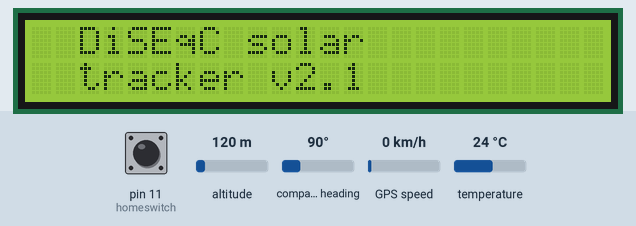
Simulated run of this program. Board: Arduino Uno, built with avr-gcc and run on an emulated ATmega328P. Shown: 24×2 character LCD. Inputs (shaded band) come from the test bench; at power-on: pin 11 (homeswitch) HIGH, altitude 120 m, compass heading 90°, GPS speed 0 km/h, temperature 24 °C. The GPS gets a fix after 3 s at 37.7749, -122.4194 with 8 satellites.

Above: at 0.1 s.
At 9.7 s:
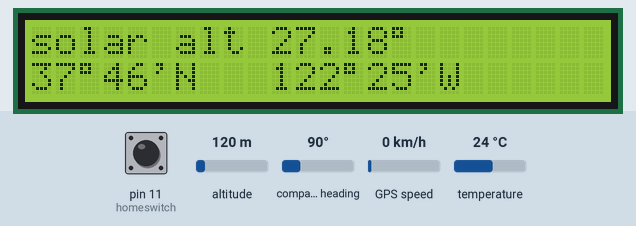

The program:

main.cpp
```cpp
// e_callisto_drive uses an arduino to control a DiSEqC 1.2 satellite motor to
// an antenna can track the Sun in right ascension.
// The arduino calculates the position of the Sun and sends tone controls to
// the drive via pin 8.  Extrernal electronics are required to inject the tone
// signals onto the drive power lines.
//
// Single precision limits the angular precision. A comparison with the JPL Horizons
// system show discrete errors of up to 1 minute in hour angle without the lookup tables.
// With the tables the errors are less (not checcked how much less!)
//
// 22 kHz signal should be set to 650 mV p-p
// see http://www.eutelsat.com/satellites/pdf/Diseqc/Reference%20docs/bus_spec.pdf
// and http://www.eutelsat.com/satellites/pdf/Diseqc/associated%20docs/position_app_note_v1.pdf
// but note these are incomplete.
//
// Set the time at the serial console (9600 baud) with the format "yyyy mm dd hh mm ss".
//
// Graham Woan 13/10/2012
// still to do:
// display sidereal time
//
// ###########
//
// Peter BUijsse 25/05/2025
//  usage: move a beeswax melter to follow the sun
//  added serial display instead of I2C
//  tlookup to unsigned long as long cannot hold the last number
//  changed from millis interrupt to just millis,
//    reading the gps data every second
//    update the lcd every 10 seconds
//    moving the drive every 10 min
//  don't move drive when it is already at its limits
//  ADAFruit build error fix
//    https://community.platformio.org/t/adafruit-gps-library-cannot-compile-because-softwareserial-is-missing/18703/7
//    line 60 en 62 are changed

// PinType, LCD 2x24
// GND      1               GND
// 5V       2               5V
// VO       3               wiper of 10K POT (Pin 1 to VDD, Pin 3 to GND) voltage should be 0,5V to display values
// RS       4               A5 / D19
// R/W      5               GND
// E        6               A4 / D18
// D4       11              D4
// D5       12              D17
// D6       13              D7
// D7       14              D8
// D0-D3 are NC, 4 bit mode

#include <Arduino.h>
#include <TimeLib.h>
#include <math.h>
#include  <util/parity.h>
#include <Wire.h>
#include <hd44780.h>
#include <hd44780ioClass/hd44780_pinIO.h> // Arduino pin i/o class header
#include <Adafruit_GPS.h>
#include <SoftwareSerial.h>
#include <DallasTemperature.h>

//long time_offset = 619315200; // set to zero if there is no bug but 1024 weeks (in seconds) if there is
#define ONE_WIRE_BUS 10
OneWire oneWire(ONE_WIRE_BUS);

// Pass our oneWire reference to Dallas Temperature.
DallasTemperature sensors(&oneWire);
DeviceAddress insideThermometer = { 0x28, 0x3C, 0x6A, 0x09, 0x0, 0x0, 0x0, 0xB1 };

//Init LCD
const int rs=2, en=3, db4=4, db5=5, db6=6, db7=7;
hd44780_pinIO lcd(rs, en, db4, db5, db6, db7);

SoftwareSerial mySerial(12, 13); // from the GPS module, green to 6, white to 4 // RX, TX
Adafruit_GPS GPS(&mySerial);

// Set GPSECHO to 'false' to turn off echoing the GPS data to the Serial console
// Set to 'true' if you want to debug and listen to the raw GPS sentences.
#define GPSECHO  false

float longitude = -4.30722; // default telescope longitude, degrees, E positive
float latitude = 55.90222; // default telescope latitude, degrees north


float alat;
int datapin = 8;// the pin on which the arduino generates the tone
int homeswitch = 11; // switch pin to force motor in South position
int switchstate = LOW;  // variable for reading the switch status
int reverseMotor = 1; // used when the DiSEqC is mounted upside down, 0 = normal, 1 = upside down
                      // reverses the agle it goes to
float tempCnew;     // store current temp from sensor

long t;
float d0,d,L,g,X,Y,RA,delta,lambda,epsilon,GMST,LST,hh,altitude, temp;
float ohh = 1000.0;
float dtor = 0.01745329251;
String readString="";
int yr,mth,dy,h,m,s;
unsigned int epoch=1;

uint32_t currentMillis;  // used to create a 10 sec delay for reading the GPS
uint32_t previousMillis = millis();  // we dont need the time every millisecond
uint32_t waitTime = 9500; // 9.5 second reference for reading the time
//uint32_t SecondMillis = millis();   // read the GPS once per seconds
int driveDelay = 0;     // delay the movement of the drive

char displayline[16];

//values of offsets every 600 days for 25*600 days from J2000.0 (ie about 41 years)
// this reduces the effects of single precision arithmetic to an error of just a few seconds
const unsigned long tlookup[] = {
 946728000,  998568000, 1050408000, 1102248000, 1154088000,
1205928000, 1257768000, 1309608000, 1361448000, 1413288000,
1465128000, 1516968000, 1568808000, 1620648000, 1672488000,
1724328000, 1776168000, 1828008000, 1879848000, 1931688000,
1983528000, 2035368000, 2087208000, 2139048000, 2190888000
};
const float Llookup[] = {
280.461, 151.849, 23.238, 254.626, 126.015,
357.403, 228.792, 100.180, 331.569, 202.957,
74.345, 305.734, 177.122, 48.511, 279.899,
151.288, 22.676, 254.064, 125.453, 356.841,
228.230, 99.618, 331.007, 202.395, 73.784
};
const float glookup[] = {
357.528, 228.888, 100.248, 331.609, 202.969,
74.329, 305.689, 177.049, 48.409, 279.770,
151.130, 22.490, 253.850, 125.210, 356.571,
227.931, 99.291, 330.651, 202.011, 73.371,
304.732, 176.092, 47.452, 278.812, 150.172
};
const float stlookup[] = {
280.461000, 151.849422, 23.237844, 254.626266, 126.014688,
357.403110, 228.791532, 100.179954, 331.568376, 202.956798,
74.345220, 305.733642, 177.122064, 48.510486, 279.898908,
151.287330, 22.675752, 254.064174, 125.452596, 356.841018,
228.229440, 99.617862, 331.006284, 202.394706, 73.783128
};

//////////////////////////////////////////////////////////////////////////////


void setup() {
  pinMode(datapin,OUTPUT); // tone output
  pinMode(homeswitch, INPUT_PULLUP); //pin for switch

//start gps setup
  lcd.begin (24,2);

  lcd.clear();
  lcd.print("  DiSEqC solar  ");
  lcd.setCursor (0,1);
  lcd.print("  tracker v2.1  ");

 // Serial.begin(19200);
  GPS.begin(9600);
  GPS.sendCommand(PMTK_SET_NMEA_OUTPUT_RMCONLY);
  GPS.sendCommand(PMTK_SET_NMEA_UPDATE_1HZ);

  // give the hardware time to settle
  delay(2000);
  lcd.clear();

  sensors.begin();
  sensors.setWaitForConversion(false);
  sensors.requestTemperatures();
} // end setup


float readTemperature(DeviceAddress sensorID)
{

  // method 2 - faster
  float tempC =  sensors.getTempC(sensorID);
  //float tempC =  sensors.getTempCByIndex(sensorID);
  if (tempC == DEVICE_DISCONNECTED_C)
  {

    tempC = 0.00;
    //Serial.println("Error: Could not read temperature data");
    //Serial.print("sensorID:");
    //Serial.println(sensorID);
    //Serial.print("Temp C: ");
    //Serial.println(tempC);


  }

  return tempC;
}

/////////////////////////////////////////////////////////////////////////////
float reduce(float x) { //reduce and angle to the range (0,360)
  while (x>360.0) {
    x = x-360.0;
  }
  while (x<0.0) {
    x = x+360.0;
  }
  return(x);
}
/////////////////////////////////////////////////////////////////////////////

///////////
void write0(){                      // write a '0' bit toneburst
  for (int i=1; i<=22; i++){         // 1 ms of 22 kHz (22 cycles)
    digitalWrite(datapin,HIGH);
    delayMicroseconds(16);
    digitalWrite(datapin,LOW);
    delayMicroseconds(17);
  }
  delayMicroseconds(500);             // 0.5 ms of silence
}
///////////
void write1(){                      // write a '1' bit toneburst
  for (int i=1; i<=11; i++){         // 0.5 ms of 22 kHz (11 cycles)
    digitalWrite(datapin,HIGH);
    delayMicroseconds(16);
    digitalWrite(datapin,LOW);
    delayMicroseconds(17);
  }
  delayMicroseconds(1000);            // 1 ms of silence
}
//////////
// write the parity of a byte (as a toneburst)
// note parity_even_bit(B1101101) returns 1 (odd parity)
//      parity_even_bit(B1101001) returns 0 (even parity)
void write_parity(byte x){
  if (parity_even_bit(x)) write0(); else write1();
}
//////////////////
// write out a byte (as a toneburst)
// high bit first (ie as if reading from the left)
void write_byte(byte x){
  for (int j=7; j>=0; j--){
    if (x & (1<<j)) write1(); else write0();
  }
}
////////////////
// write out a byte with parity attached (as a toneburst)
void write_byte_with_parity(byte x){
  write_byte(x);
  write_parity(x);
}
//////////////////////////////////////////////////////////////
// goto position angle a in degrees, south = 0.
// (a must be in the range +/- 75 degrees)
void goto_angle(float a){
  /*
  Note the diseqc "goto x.x" command is not well documented.
  The decription in http://www.eutelsat.com/satellites/4_5_5.html
  is for 'terrestrial positioners' rather than satellite positioners
  Which drives use the terrestial command set and which use the satellite
  set is not clear, but various web resources, including
  http://www.techwatch.co.uk/forums/14112-raw-diseqc-1-2-commands-a-rough-guide.html
  indicate the following is right for the satellite set:
  */
  //float fa16;
  byte n1,n2,d1,d2;
  int a16;

  // get the angle in range +/- 75 degrees.  Sit at these limits and switch
  // over at ~ midnight unless otherwise instructed.

  if (a <-75.0) {
    a=-75;
  }
  if (a > 75.0) {
    a= 75;
  }

  // check if we need to revese the agle
  if (reverseMotor)
  {
    // reverse the angle
    a = -a;

  }

  // set the sign nibble in n1 to E (east) or D (west).
  if (a<0) { n1=0xE0;} else {n1=0xD0;}
  // shift everything up so the fraction (1/16) nibble is in the
  //integer, and round to the nearest integer:
  a16 =  (int) (16.0*abs(a)+0.5);
  // n2 is the top nibble of the three-nibble number a16:
  n2 = (a16 & 0xF00)>>8;
  // the second data byte is the bottom two nibbles:
  d2 = a16 & 0xFF;
  //the first data byte is
  d1 = n1 | n2;
  // send the command to the positioner
  noInterrupts();
  write_byte_with_parity(0xE0);
  write_byte_with_parity(0x31);
  write_byte_with_parity(0x6E);
  write_byte_with_parity(d1);
  write_byte_with_parity(d2);
  interrupts();

}
//////////////////////////////////////////////////////////////////
//////////////////////////////////////////////////////////////////
//
// main loop ////////////////////////////////////////////////////
//
void loop() {
  // determine the position of the Sun, approximately
  // see thr Explanatory Supplement to the Astronomical Almanac p484
  // and http://www.stargazing.net/kepler/sun.html
  // a better way to do this would be via the equation of time.
  // Note, 12h J2000.0 in unix time is 946728000
  //

  // check the switch state
  switchstate = digitalRead(homeswitch);

  // read new GS data every 9.5 seconds, allowing 500ms to update lcd
  // if millis() we'll just reset it
  currentMillis = millis();
  if (previousMillis > currentMillis) {
    previousMillis = millis();
  }


  // read data from the GPS in the 'main loop'
  char c = GPS.read();
  // if you want to debug, this is a good time to do it!
  // prints al lot, be carefull
  if (GPSECHO)
  {
    if (c)
    {
      Serial.print(c);
    }
  }

  // if a sentence is received, we can check the checksum, parse it...
  if (GPS.newNMEAreceived()) {
    // a tricky thing here is if we print the NMEA sentence, or data
    // we end up not listening and catching other sentences!
    // so be very wary if using OUTPUT_ALLDATA and trytng to print out data
    //Serial.println(GPS.lastNMEA());   // this also sets the newNMEAreceived() flag to false

    if (!GPS.parse(GPS.lastNMEA()))   // this also sets the newNMEAreceived() flag to false
      return;  // we can fail to parse a sentence in which case we should just wait for another
  }


  if ( currentMillis - previousMillis >= waitTime) {

    // get sensor address from array
    tempCnew = readTemperature(insideThermometer);

    sensors.requestTemperatures(); // Send the command to get temperatures

    setTime(GPS.hour,GPS.minute,GPS.seconds,GPS.day,GPS.month,2000+GPS.year);
    // while (year()<2022) {
    //   // loop is there because the adjustment does not always succeed for some reason!
    //   adjustTime(time_offset);
    // }
    t = now();

    // update LCD
    // reset displayline
    char displayline[16];

    sprintf(displayline, "%02d/%02d/%02d   %02d:%02d", day(), month(), year()-2000, hour()+2, minute());

    //lcd.clear();
    lcd.setCursor(0,0);

    lcd.print(displayline);

    //Serial.println(displayline);

    previousMillis = millis();  // reset 10 sec period
    // end gps and display stuff

    lcd.setCursor(20,0);
    lcd.print(tempCnew);

    d0 = (t-946728000)/86400.0; //Find the days since J2000.0
    epoch = (int) d0/600.0; // lookup table index
    if (epoch<0) {
      epoch=0;
    }
    if (epoch>24) {
      epoch=24;
    }
    d = (t-tlookup[epoch])/86400.0;
    L = reduce(Llookup[epoch] + 0.9856474*d);     //Find the Mean Longitude (L) of the Sun in degrees
    g = reduce(glookup[epoch]+ 0.9856003*d);   //Find the Mean anomaly (g) of the Sun in degrees

    lambda = L + 1.915*sin(dtor*g) + 0.020*sin(dtor*2*g); //Find the ecliptic longitude (lambda) of the sun
    epsilon = 23.439 - 0.0000004*d0;  //Find the obliquity of the ecliptic plane (epsilon)
    //
    // determine RA and dec
    Y = cos(dtor*epsilon) * sin(dtor*lambda);
    X = cos(dtor*lambda);
    RA = atan2(Y,X)*3.81971863421; //RA in hours
    delta = asin(sin(dtor*epsilon)*sin(dtor*lambda))/dtor; //dec in degrees

    // determine local sidereal time and hour angle of the Sun
    LST=reduce(stlookup[epoch]+360.98564737*d+longitude); // LST in degrees
    hh = LST/15.0-RA; // hour angle

    altitude = asin(sin(delta*dtor)*sin(latitude*dtor) + cos(delta*dtor)*cos(latitude*dtor)*cos(hh/12.0*3.1415926))/dtor;
    if (altitude<-5.0) {
      // if the Sun has set then go to the central position
      hh=0.0;
    }

    // get the hour angle in range -12 to 12
    while (hh>12.0) {
      hh = hh-24.0;
    }
    while (hh<-12.0) {
      hh = hh+24.0;
    }

    if (switchstate == HIGH) {
      //home the drive
      goto_angle(0.0);
      // enable to set the pp levels, otherwise the datashot is too short
      // while (a < 500)
      // {
      //   a = a +1;
      //   goto_angle(0.0);

      // }
      ohh=0.0;
      //altitude = asin(sin(delta*dtor)*sin(latitude*dtor) + cos(delta*dtor)*cos(latitude*dtor)*cos(0.0/12.0*3.1415926))/dtor;
      lcd.clear();
    }

    while (switchstate == HIGH) {
      //display home info

      switchstate = digitalRead(homeswitch);
      lcd.clear();
      //delay(40);
      //lcd.setCursor (0,0);
      lcd.print("solar alt ");
      lcd.print( altitude,2);
      lcd.print((char)223);

      if (GPS.fix) {
        // use the GPS coordinates for the calculations
        alat = abs(GPS.latitude);
        latitude = int(alat/100) + (alat-int(alat/100)*100.0)/60.0;
        if (GPS.lat == 'S') {
          latitude = -latitude;
        }
        alat = abs(GPS.longitude);
        longitude = int(alat/100) + (alat-int(alat/100)*100.0)/60.0;
        if (GPS.lon == 'W') {
          longitude = -longitude;
        }

        lcd.setCursor (0,1);

        lcd.print(GPS.latitude/100, 0);
        lcd.print((char)223);
        lcd.print(GPS.latitude-int(GPS.latitude/100)*100, 0);
        lcd.print("'");
        lcd.print(GPS.lat);
        lcd.print("   ");
        lcd.print(GPS.longitude/100, 0);
        lcd.print((char)223);
        lcd.print(GPS.longitude-int(GPS.longitude/100)*100, 0);
        lcd.print("'");
        lcd.print(GPS.lon);

      }
      else
      {
        lcd.setCursor (0,1);
        lcd.print("** no GPS fix **");
      }
      // no need to update the lcd all the time when in this while loop
      delay(10000);
    }

    // every 10 seconds add 1 to the driveDelay, after 60 (60 * 10 seconds = 10 min)
    if (driveDelay <= 60)
    {
      driveDelay = driveDelay+1;
      lcd.setCursor (22,1);
      lcd.print(driveDelay);
    }

    if (ohh!=hh) {
      // only change the drive once per 10 min
      if (driveDelay > 60)  // update drive every 10 min == 60
      {
        driveDelay = 0; // should be 0
        // a new position is available, so print it out...
        /*
        Serial.print(hour(),DEC); Serial.print(":"); Serial.print(minute(),DEC);
        Serial.print(":"); Serial.print(second(),DEC); Serial.print("  ");
        Serial.print(day(),DEC); Serial.print("-"); Serial.print(month(),DEC);
        Serial.print("-"); Serial.print(year(),DEC);
        Serial.print(", dec (d):"); Serial.print(delta,2);
        Serial.print(" , hh (h):"); Serial.print(hh,4);
        Serial.print(", altitude (d): "); Serial.print( altitude,2);
        Serial.print(", angle (d): "); Serial.println( hh*15.0,2);
        */
        lcd.setCursor (0,1);
        lcd.print("                    ");
        char chhh[5];
        dtostrf(hh*15.0, 6, 1, chhh);

        lcd.setCursor (0,1);
        lcd.print("drive to ");
        lcd.print(chhh);
        lcd.print((char)223);

        // send command to the diseqc motor, converting hours to degrees
        goto_angle(hh*15.0);

        lcd.setCursor (0,1);
        lcd.print("waiting for drive");
        if (ohh<500.0) {
          delay(8000.0*abs(hh-ohh));
        }
        else {
          delay(8000.0*abs(hh));
        }
        ohh = hh;
        lcd.setCursor (0,1);
        lcd.print("                    ");
        lcd.setCursor (0,1);
        lcd.print("drive at ");
        lcd.print(chhh);
        lcd.print((char)223);

      }


    }

  }

}
```
